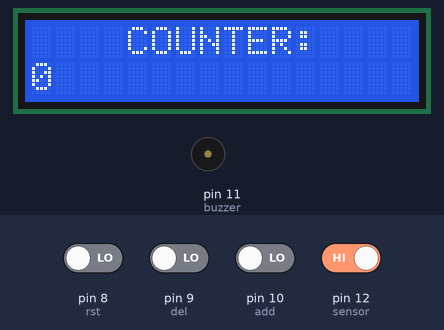
A sketch run on a simulated Arduino Uno, built with avr-gcc and run on an emulated ATmega328P. On the bench: 16×2 character LCD, buzzer (waves = sounding). The test bench sets the inputs (shaded band); at power-on: pin 12 (sensor) HIGH, pin 8 (rst), pin 9 (del), pin 10 (add) LOW.

Above: at 1.2 s.
1.3 s: pin 9 (del) driven HIGH
At 1.7 s:
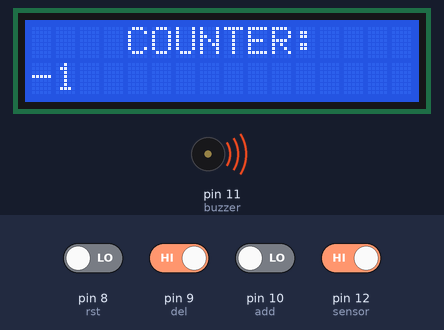
4.3 s: pin 12 (sensor) driven LOW
At 5.3 s:
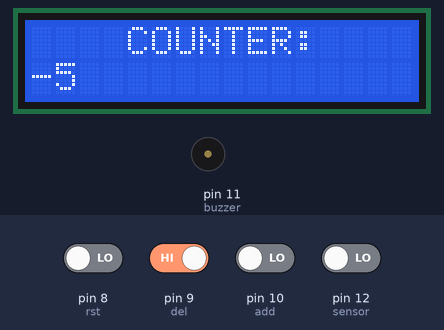
6.4 s: pin 12 (sensor) driven HIGH
At 6.8 s:
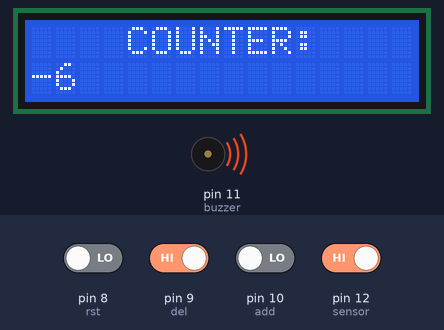
8.4 s: pin 8 (rst) driven HIGH
At 9.3 s:
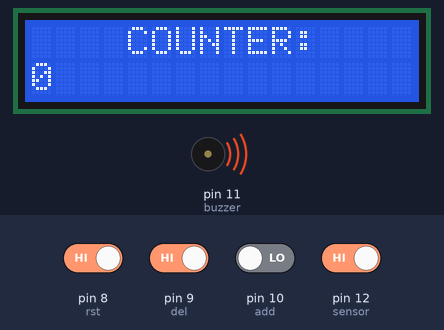
11.4 s: pin 10 (add) driven HIGH
At 12.0 s:
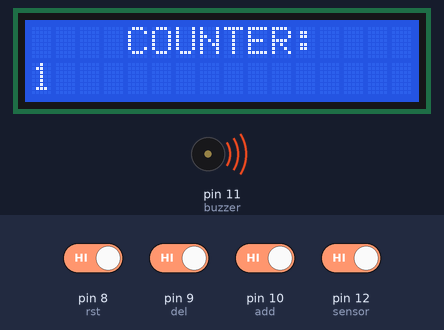
Timing chart, 0 to 14.6 s (numbered marks = the images above; inputs shaded):
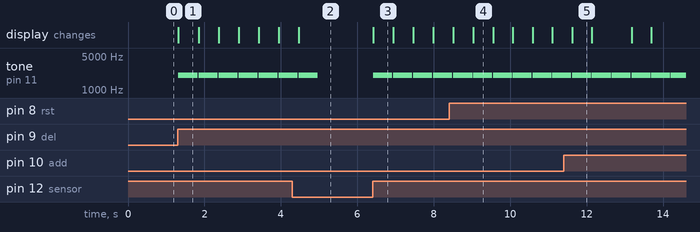

Measured:
- after the input at 1.3 s, tone on pin 11 (buzzer): alternates 2000 Hz for 0.50 s and silent for 0.02 s, starting at once; the display: changes at once (image 1)
- after the input at 4.3 s, tone on pin 11 (buzzer): goes on until 5.0 s, then stays silent
- after the input at 6.4 s, tone on pin 11 (buzzer): alternates 2000 Hz for 0.50 s and silent for 0.02 s, starting at once; the display: changes at once (image 3)
- after the input at 11.4 s, the display: changes after 0.23 s (image 5)
- what the display in image 1 shows lasts 0.5 s, from 1.3 s to 1.8 s

The sketch:

counter-ir-proximity.ino
```cpp
#include <LiquidCrystal_I2C.h>
  LiquidCrystal_I2C lcd(0x27,16,2);

const int sensor=12;
const int buzzer=11;
const int add=10;
const int del=9;
const int rst=8;

//data
int value=0;


void setup() {
  Serial.begin(9600);
  lcd.init();
  lcd.backlight();
  pinMode (sensor, INPUT);
  pinMode (add, INPUT);
  pinMode (buzzer, OUTPUT);
}

void loop() {
  lcd.setCursor(4, 0);
  lcd.print("COUNTER:");
  lcd.setCursor(0, 1);
  lcd.print(value);
  int btn_add=digitalRead(add);
  int btn_del=digitalRead(del);
  int btn_rst=digitalRead(rst);
  int R=digitalRead(sensor);
  if(R==LOW){
    lcd.clear();
    lcd.setCursor(4, 0);
    lcd.print("COUNTER:");
    value++;
    lcd.setCursor(0, 1);
    lcd.print(value);
    tone(buzzer, 2000);
    delay(500);
    noTone(buzzer);
    while(R==LOW){
      R=digitalRead(sensor);
    }
  }
  if(btn_add==HIGH){
    lcd.clear();
    lcd.setCursor(4, 0);
    lcd.print("COUNTER:");
    value++;
    lcd.setCursor(0, 1);
    lcd.print(value);
    tone(buzzer, 2000);
    delay(500);
    noTone(buzzer);
  }
  if(btn_del==HIGH){
    lcd.clear();
    lcd.setCursor(4, 0);
    lcd.print("COUNTER:");
    value--;
    lcd.setCursor(0, 1);
    lcd.print(value);
    tone(buzzer, 2000);
    delay(500);
    noTone(buzzer);
  }
  if(btn_rst==HIGH){
    lcd.clear();
    lcd.setCursor(4, 0);
    lcd.print("COUNTER:");
    value=0;
    lcd.setCursor(0, 1);
    lcd.print(value);
    tone(buzzer, 2000);
    delay(500);
    noTone(buzzer);
  }
}
```
